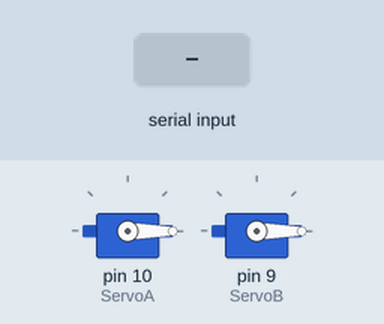
Recording of a sketch running on a simulated Arduino Uno, built with avr-gcc and run on an emulated ATmega328P. Parts: 2 × servo. Inputs (shaded band) come from the test bench.

Above: at 1.2 s.
1.3 s: "a90\n" received over Serial
At 2.0 s:
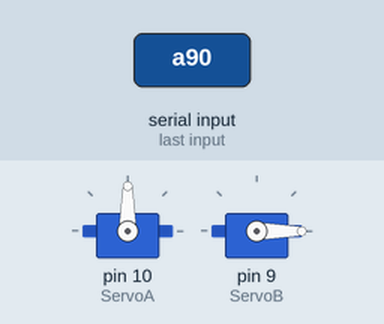
2.8 s: "a,45\n" received over Serial
At 3.2 s:
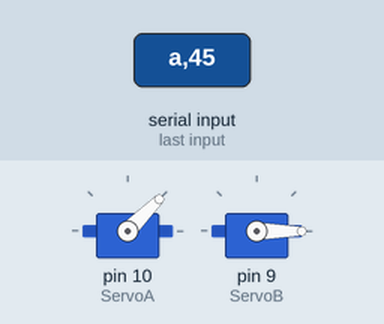
4.3 s: "b90\n" received over Serial
At 5.5 s:
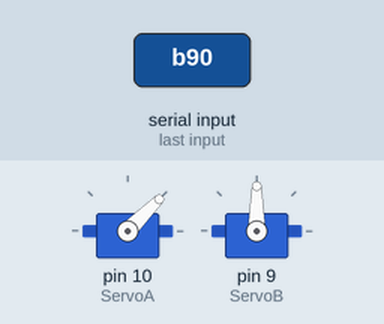
5.8 s: "b,45\n" received over Serial
At 6.7 s:
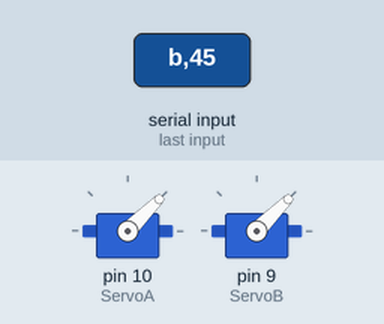
7.3 s: "a" received over Serial
At 9.5 s:
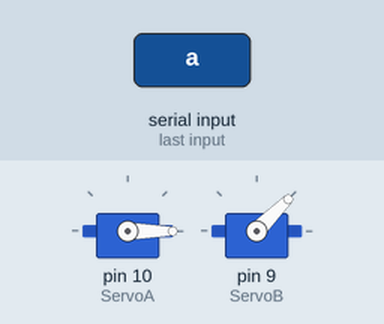
9.8 s: "b" received over Serial
At 11.5 s:
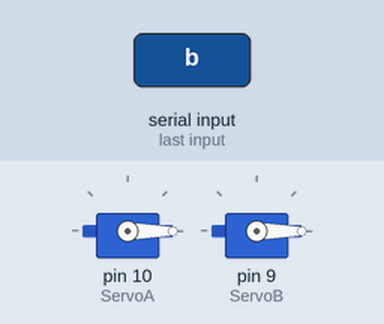
Timing chart, 0 to 13.0 s (numbered marks = the images above; inputs shaded):
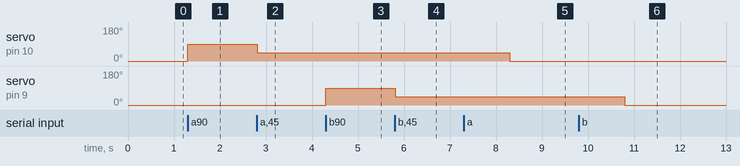

The sketch:

sketch_may27a.ino
```cpp
 #include <Servo.h>

#define pinServo1 10
#define pinServo2 9

Servo ServoA;
Servo ServoB;

char comando;
int posicion;

void setup(){
  ServoA.attach(10);
  ServoB.attach(9);
  ServoA.write(0);
  ServoB.write(0);

  Serial.begin(9600);
}

void loop(){
  leer_Dato();

  switch(comando){
    case 'a':
      ServoA.write(posicion);
      comando = ' ';
      break;
    case 'b':
      ServoB.write(posicion);
      comando = ' ';
      break;
  }
}

void leer_Dato(){
  if (Serial.available()>0){
    comando = Serial.read();
    posicion = Serial.parseInt();
    }
}
```

Measured:
- after the input at 1.3 s, servo on pin 10 (ServoA): 0° → 90° at once
- after the input at 2.8 s, servo on pin 10 (ServoA): 90° → 45° at once
- after the input at 4.3 s, servo on pin 9 (ServoB): 0° → 90° at once
- after the input at 5.8 s, servo on pin 9 (ServoB): 90° → 45° at once
- after the input at 7.3 s, servo on pin 10 (ServoA): 45° → 0° after 1.0 s
- after the input at 9.8 s, servo on pin 9 (ServoB): 45° → 0° after 1.0 s
